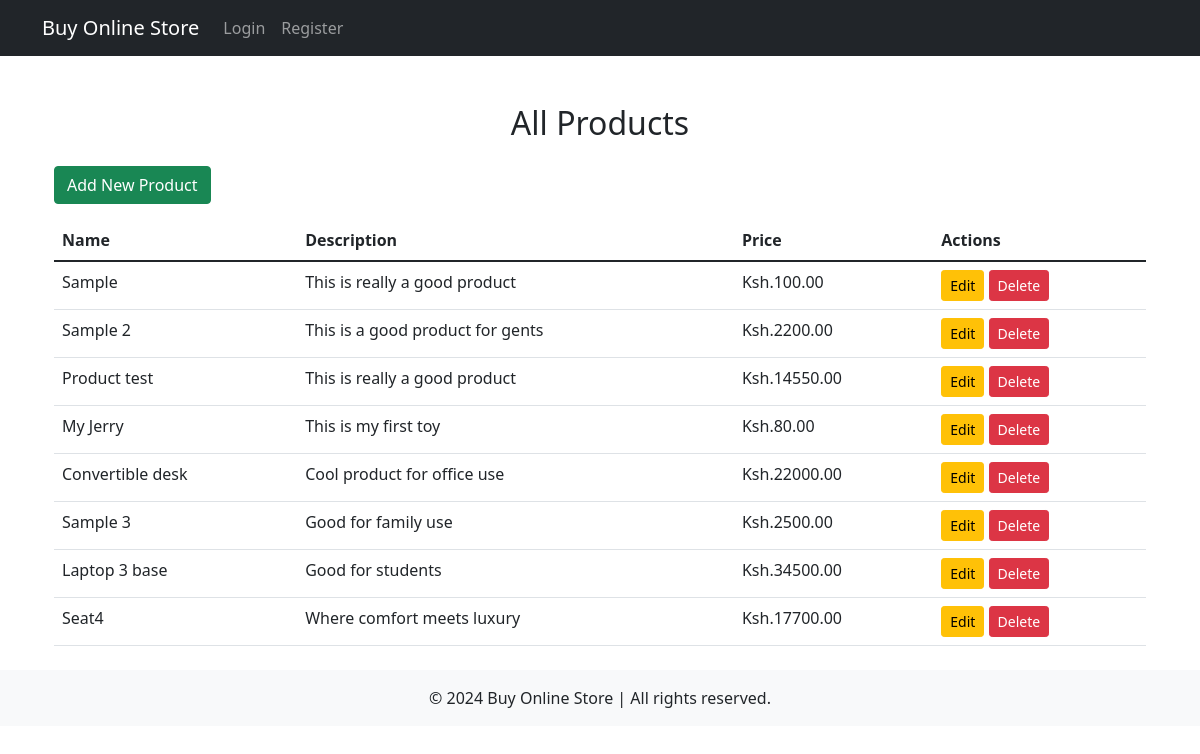
Before: /products/ with the older database file.
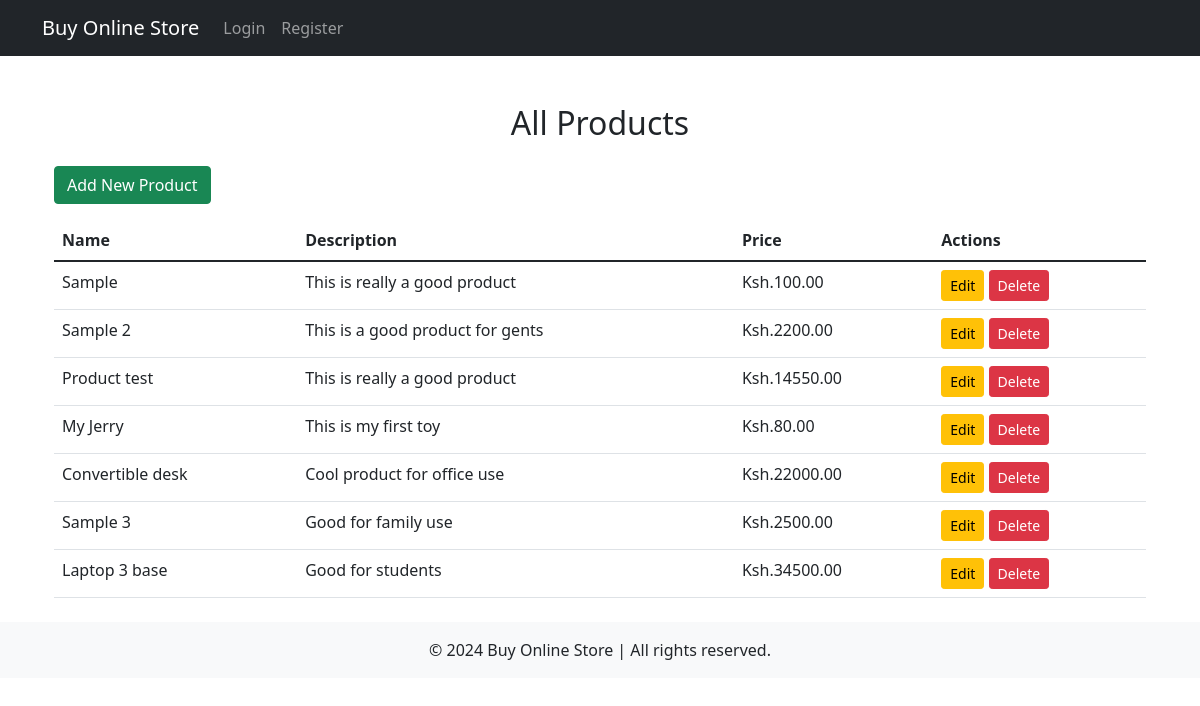
After: the same page with the newer database file.
### products/models.py (models this page shows, shortened)
class Product(models.Model):
    name = models.CharField(max_length=255)
    description = models.TextField()
    price = models.DecimalField(max_digits=10, decimal_places=2)
    store = models.ForeignKey(Store, on_delete=models.CASCADE, related_name='products')  # Link to the Store model
    category = models.ForeignKey(Category, on_delete=models.CASCADE)
    image = models.ImageField(upload_to='products/', blank=True, null=True)  # Field for product image
    created_at = models.DateTimeField(auto_now_add=True)
    updated_at = models.DateTimeField(auto_now=True)

### products/views.py (the view)
# urls.py: path('', views.all_products, name='all_products'),
def all_products(request):
    products = Product.objects.all()  # Fetch all products
    return render(request, 'products/all_products.html', {'products': products})

### products/templates/products/all_products.html (shortened to what this page needs)
{% extends 'base.html' %}
{% block content %}
<div class="container mt-5">
    <h2 class="text-center mb-4">All Products</h2>
    <a href="{% url 'create-product' %}" class="btn btn-success mb-3">Add New Product</a>
    <table class="table">
        <thead>
            <tr>
                <th>Name</th>
                <th>Description</th>
                <th>Price</th>
                <th>Actions</th>
            </tr>
        </thead>
        <tbody>
            {% for product in products %}
            <tr>
                <td>{{ product.name }}</td>
                <td>{{ product.description }}</td>
                <td>Ksh.{{ product.price }}</td>
                <td>
                    <a href="{% url 'update' product.id %}" class="btn btn-warning btn-sm">Edit</a>
                    <button class="btn btn-danger btn-sm" data-toggle="modal" data-target="#deleteModal{{ product.id }}">Delete</button>
                </td>
            </tr>
            {% empty %}
            <tr>
                <td colspan="4" class="text-center">No products available.</td>
            </tr>
            {% endfor %}
        </tbody>
    </table>
</div>
{% endblock %}

Changed rows visible on the page:
removed Product: name "Seat4", description "Where comfort meets luxury", price "17700.00"
